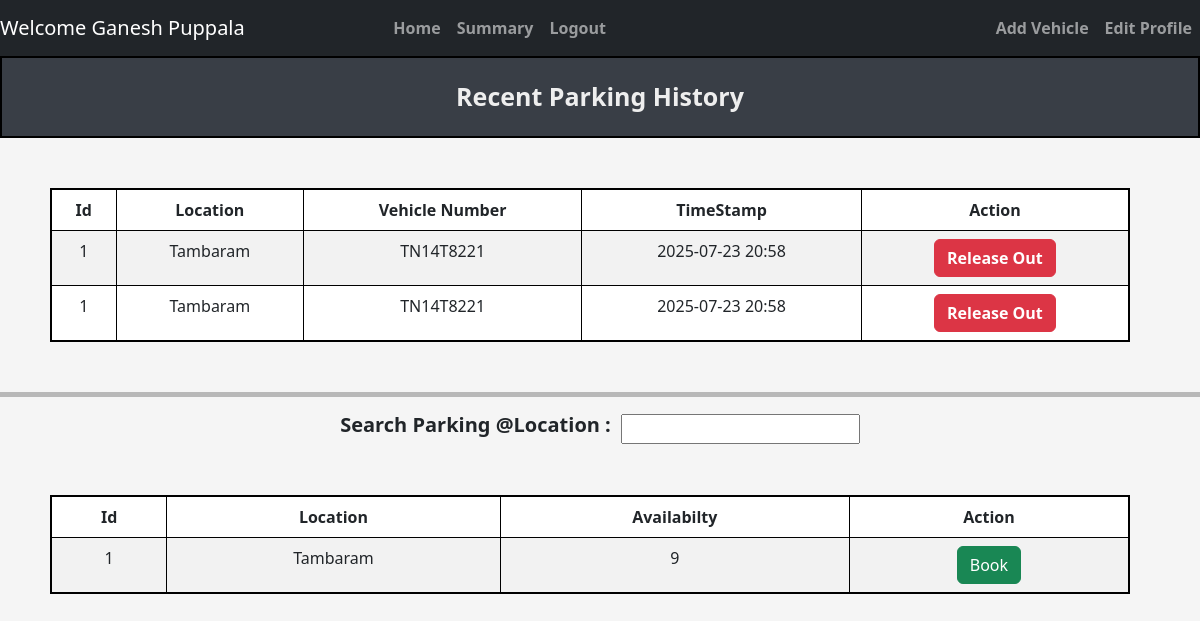
Screenshot of /user/dashboard (signed in) with the database file from the repository.
### tables this page shows
CREATE TABLE Reserve_Parking_Spot (
                spot_id INTEGER NOT NULL,
                lot_id INTEGER NOT NULL,
                user_id INTEGER NOT NULL,
                vehicle_number TEXT NOT NULL,
                parking_timestamp DATETIME NOT NULL,
                leaving_timestamp DATETIME,
                parking_cost REAL,

                FOREIGN KEY (lot_id)  REFERENCES ParkingLot(lot_id)
                FOREIGN KEY (spot_id) REFERENCES ParkingSpots(spot_id),
                FOREIGN KEY (user_id) REFERENCES USERS(Id)
                );

CREATE TABLE ParkingLot (
            lot_id INTEGER PRIMARY KEY AUTOINCREMENT,
            location_name TEXT NOT NULL,
            address TEXT NOT NULL,
            pincode TEXT NOT NULL,
            price INTEGER NOT NULL, 
            maxSpots INTEGER NOT NULL
        );

### controllers/user_controller.py (the view)
@user.route("/user/dashboard",methods = ['GET','POST'])
def dashboard():
    user_id = session['user_id']
    user_parking_data = getReserveParkingSpotData(user_id)
    availability_data = get_availability_data()
    print(user_parking_data)
    print(availability_data)
    return render_template("dashboard/user_dashboard.html",availability_data=availability_data, user_parking_data = user_parking_data)

### models/parking_lot.py (called while the page is built)
def get_availability_data():
    connection = sqlite3.connect(DATABASE_PARKING)
    cur = connection.cursor()
    cur.execute(
            '''
                select
                pl.lot_id,
                pl.address,
                Count(Case WHEN ps.status = 'A' THEN 1 END) As availabilty
                from ParkingLot PL
                Left Join
                ParkingSpots PS ON PL.lot_id = PS.lot_id
                Group By
                PL.lot_id,PL.address
            '''
            )
    result = cur.fetchall()
    connection.commit()
    connection.close()
    return result

def getReserveParkingSpotData(user_id):
    connection = sqlite3.connect(DATABASE_PARKING)
    cur = connection.cursor()
    print(user_id)
    cur.execute('''
                    select rp.spot_id,
                        pl.address AS location_name,
                        rp.vehicle_number,
                        rp.parking_timestamp,
                        ps.status,
                        pl.lot_id
                        from Reserve_Parking_Spot rp
                    JOIN
                        ParkingLot pl on pl.lot_id = rp.lot_id
                    JOIN
                        ParkingSpots ps on rp.spot_id = ps.spot_id AND rp.lot_id = ps.lot_id AND ps.status = 'O'
                    where
                        rp.user_id = (?)
                ''',(user_id,)
                )
    result = cur.fetchall()
    connection.commit()
    connection.close()
    return result

### templates/dashboard/user_dashboard.html (shortened to what this page needs)
{% extends "navbar.html" %}
{% block content %}
    <div class="title"> Recent Parking History </div>
        <table style="text-align: center;" class="table table-striped table-css table-bordered ">
                <thead>
                    <tr>
                    <th scope="col">Id</th>
                    <th scope="col">Location</th>
                    <th scope="col">Vehicle Number</th>
                    <th scope="col">TimeStamp</th>
                    <th scope="col">Action</th>
                    </tr>
                </thead>
                <tbody>
                    {% for parking in user_parking_data %}
                        <tr>
                            <td scope="row">{{ parking[0] }}</td>
                            <td>{{ parking[1] }}</td>
                            <td>{{ parking[2] }}</td>
                            <td>{{ parking[3] }}</td>
                            {% if parking[4] == 'O' %}
                                <td>
                                    <form method="post" action="{{ url_for ('user.ReleaseSpot') }}">
                                        <button type="submit" class="btn btn-danger"><b> Release Out </b></button></td>
                            {% else %}
                                <td><button type="submit" class="btn btn-success"><b> Parked Out </b></button></td>
                            {% endif %}
                        </tr>
                    {% endfor %}
                </tbody>
        </table>
        <hr style="height: 5px; background-color: black; border: none;">
        <div class="center-wrapper">
            <div class = "search_location">
                <span>
                    <h5><b>Search Parking @Location :</b></h5>
                    <input type="text" id="searchInput" onkeyup="filterTable()">
                </span>
            </div>
        </div>
        <table id="dataTable" style="text-align: center;" class="table table-striped table-css table-bordered ">
                <thead>
                    <tr>
                        <th scope="col">Id</th>
                        <th scope="col">Location</th>
                        <th scope="col">Availabilty</th>
                        <th scope="col">Action</th>
                    </tr>
                </thead>
                <tbody>
                    {% for lot in availability_data %}
                        <tr>
                            <td scope="row">{{ lot[0] }}</td>
                            <td>{{ lot[1] }}</td>
                            <td>{{ lot[2] }}</td>
                            <td>
                                <form method="POST" action="{{ url_for ('user.bookSpot') }}">
                                    <button type="submit" class="btn btn-success"> Book </button>
                                </form>
                        </tr>
                    {% endfor %}
                </tbody>
            </table>
{% endblock %}

### static/css/style.css (style rules this page uses)
body { background-color: #f5f5f5; justify-content: center; }
.title { background-color: #393E46; border: 2px solid black; text-align: center; padding: 20px; font-weight: bold; font-size: 25px; margin-bottom: 20px; color: #EEEEEE; }
.table-css { margin: 50px; justify-content: center; width: 90vw; border: 2px solid black; }
.search_location span { display: flex; align-items: center; gap: 10px; }
.center-wrapper { display: flex; justify-content: center; align-items: center; }

### rows the page displays
Reserve_Parking_Spot: spot "1", address "Tambaram", vehicle_number "TN14T8221", parking_timestamp "2025-07-23 20:58"
Reserve_Parking_Spot: spot "1", address "Tambaram", vehicle_number "TN14T8221", parking_timestamp "2025-07-23 20:58"
ParkingLot: lot_id "1", address "Tambaram", lot "9"

### other values shown
{{ session.get('name') }} "Ganesh Puppala"
